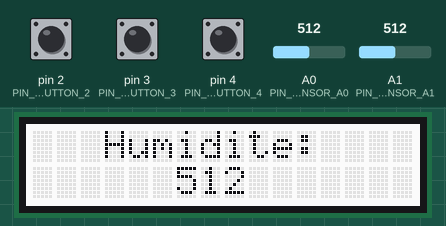
Bench run of a sketch on a simulated Arduino Uno, built with avr-gcc and run on an emulated ATmega328P. Parts: 16×2 character LCD. The inputs (shaded band) are chosen by the test bench; at power-on: A0 (PIN_TEMPERATURE_SENSOR_A0) = 512, A1 (PIN_WATER_SENSOR_A1) = 512, pin 2 (PIN_SIMPLE_BUTTON_2) LOW, pin 3 (PIN_SIMPLE_BUTTON_3) LOW, pin 4 (PIN_SIMPLE_BUTTON_4) LOW.

Above: at 1.2 s.
1.3 s: A0 (PIN_TEMPERATURE_SENSOR_A0) set to 716
At 2.8 s:
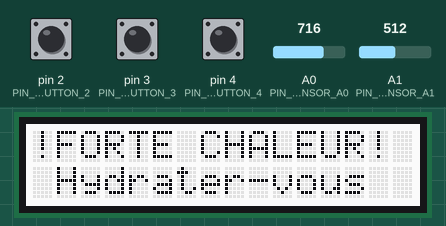
5.6 s: A1 (PIN_WATER_SENSOR_A1) set to 734
At 8.5 s:
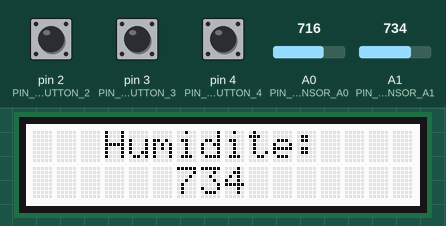
15.7 s: A1 (PIN_WATER_SENSOR_A1) set to 762
At 18.8 s:
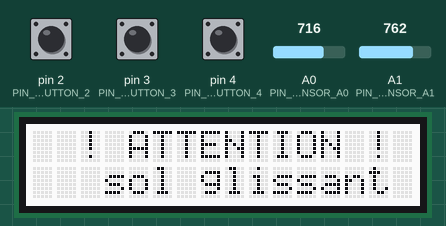
27.9 s: A0 (PIN_TEMPERATURE_SENSOR_A0) set to 760
At 29.6 s:
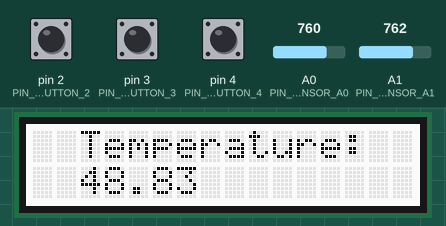
29.9 s: pin 2 (PIN_SIMPLE_BUTTON_2) pulled HIGH for 3.2 s
At 39.1 s:
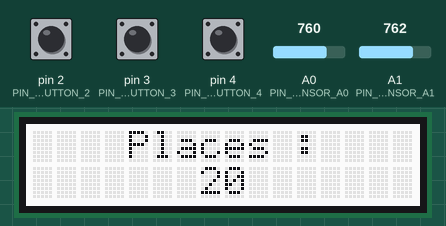
40.2 s: pin 3 (PIN_SIMPLE_BUTTON_3) pulled HIGH for 1 s
Timing chart, 0 to 43.2 s (numbered marks = the images above; inputs shaded):
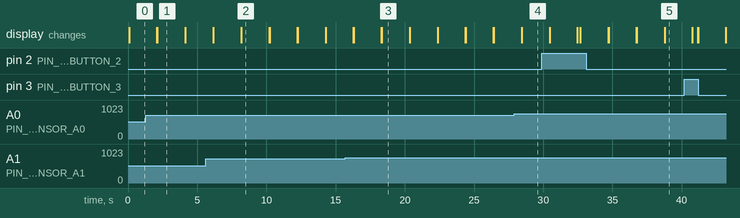

The sketch:

Programme_tramway__2_.ino
```cpp
/*
Interface: arduino
Nom du projet: tramway
Description: No-description
Toolbox: vittascience
Mode: blocks

Blocks: <xml xmlns="https://developers.google.com/blockly/xml"><variables><variable id="ZOyW%J5C@2f~PBp{zB_a">place</variable><variable id="]?S3!_8U;)D}E23:DWpu">etat_actuel</variable><variable id="Q10iESMo#du^^nnWn4z$">etat_precedent</variable><variable id="v-W8K3|ZUL.^_}yLC|)y">etat_actuel2</variable><variable id="ZV!970C284]SXaH|7aEU">etat_precedent2</variable><variable id="w}C:n8ZZNxaf@:;S#%fF">etat_actuel3</variable><variable id="WLg%DbdAgED(/BKjZ~]x">etat_precedent3</variable></variables><block type="on_start" id="zD8IN.FLgd6!PLeXXd`m" x="13" y="-338"><statement name="DO"><block type="variables_set" id="TZeD8#XVJH=C(W-C]0.o"><field name="VAR" id="ZOyW%J5C@2f~PBp{zB_a">place</field><value name="VALUE"><shadow type="math_number" id="whlHMOj2Ae7gbta(+!6X"><field name="NUM">21</field></shadow></value></block></statement></block><block type="forever" id="7sCZsCs?oGN/dW]sHlE-" x="13" y="-188"><statement name="DO"><block type="display_lcdRGBSetText" id="k#k[LWXYFUG2(1)fJu$6"><field name="ADDR">0x3e</field><field name="LINE">0</field><field name="POS">3</field><value name="TEXT"><shadow type="text" id="IBugp%1KH[H=lS;MU,n0"><field name="TEXT">Humidite:</field></shadow></value><next><block type="display_lcdRGBSetText" id=":uwFHIn#i70I_IS,0.,v"><field name="ADDR">0x3e</field><field name="LINE">1</field><field name="POS">6</field><value name="TEXT"><shadow type="text" id="?Iu8x]sE.3s-i[RL57}D"><field name="TEXT"></field></shadow><block type="sensors_getGroveWaterAmount" id="e%^dWZ4Jj$yz5]{BRS4~"><field name="PIN">A1</field></block></value><next><block type="io_wait" id="K1$*;.hJF-lf_pY8bb4k"><field name="UNIT">SEC</field><value name="TIME"><shadow type="math_number" id="b+w.a_F[*vYN^d3YPRA*"><field name="NUM">2</field></shadow></value><next><block type="display_lcdRGBClear" id="M/h5r@,tjZl+:$xK#]D!"><field name="ADDR">0x3e</field><next><block type="controls_if" id="QOVreJtM-d?.wF,V+MOY"><mutation elseif="1" else="1"></mutation><value name="IF0"><block type="logic_compare" id="MTQF28!_=(0JoLnQG5WE"><field name="OP">GT</field><value name="A"><block type="sensors_getGroveWaterAmount" id=":^`=zyBJJ2UH]Uz%rEUg"><field name="PIN">A1</field></block></value><value name="B"><shadow type="math_number" id="kDu}k~+f,,u1,s^8IJsl"><field name="NUM">750</field></shadow></value></block></value><statement name="DO0"><block type="display_lcdRGBSetText" id="*V#ZM1_C2wXr,Jx=wiy]"><field name="ADDR">0x3e</field><field name="LINE">0</field><field name="POS">2</field><value name="TEXT"><shadow type="text" id="A*nhaMny__y9NNz(y39h"><field name="TEXT">! ATTENTION !</field></shadow></value><next><block type="display_lcdRGBSetText" id="n;2JPoTq:l?PbGV{7KG~"><field name="ADDR">0x3e</field><field name="LINE">1</field><field name="POS">3</field><value name="TEXT"><shadow type="text" id="wA!ton)A]c=;egB|J#q/"><field name="TEXT">sol glissant</field></shadow></value></block></next></block></statement><value name="IF1"><block type="logic_compare" id="SBIcK?rp*?9ay-dFokV="><field name="OP">GT</field><value name="A"><block type="sensors_getGroveTemperature" id="Zx[[16^M-u_1fz^9]@`4"><field name="UNIT">CELSIUS</field><field name="PIN">A0</field></block></value><value name="B"><shadow type="math_number" id="ckv9!c6yda8VZMc?+i+K"><field name="NUM">30</field></shadow></value></block></value><statement name="DO1"><block type="display_lcdRGBSetText" id="j^]ITf^|/Z--bl;sfy;?"><field name="ADDR">0x3e</field><field name="LINE">0</field><field name="POS">0</field><value name="TEXT"><shadow type="text" id="wl0;wE%,uIL1c[pqW7)n"><field name="TEXT">!FORTE CHALEUR!</field></shadow></value><next><block type="display_lcdRGBSetText" id="X#UOsbf1P^qN!9pxA`N$"><field name="ADDR">0x3e</field><field name="LINE">1</field><field name="POS">1</field><value name="TEXT"><shadow type="text" id="F)oG9lu$yXV]~jd?weI~"><field name="TEXT">Hydrater-vous</field></shadow></value></block></next></block></statement><statement name="ELSE"><block type="display_lcdRGBSetText" id="I#*`.0zwC:+*d.0{#JqP"><field name="ADDR">0x3e</field><field name="LINE">0</field><field name="POS">0</field><value name="TEXT"><shadow type="text" id="=)6s4{ixSTjf)E9rt6,!"><field name="TEXT">Bonne journée</field></shadow></value></block></statement><next><block type="io_wait" id="?HH!+UgMk}XOD7@O]%sQ"><field name="UNIT">SEC</field><value name="TIME"><shadow type="math_number" id="+)#x0;mru*JMN55u*F3O"><field name="NUM">2</field></shadow></value><next><block type="display_lcdRGBClear" id="s%+Ei-=Vk@xrDDq)xbeY"><field name="ADDR">0x3e</field><next><block type="display_lcdRGBSetText" id="h`DfHQq3v~`N/ZE05p5m"><field name="ADDR">0x3e</field><field name="LINE">0</field><field name="POS">2</field><value name="TEXT"><shadow type="text" id="$k[03hz|JqToaCXq943?"><field name="TEXT">Temperature:</field></shadow></value><next><block type="display_lcdRGBSetText" id="HH2Kh03ajk_h*%z$OG%w"><field name="ADDR">0x3e</field><field name="LINE">1</field><field name="POS">2</field><value name="TEXT"><shadow type="text" id="$8K#S.r,vZ%HJcI}?K|B"><field name="TEXT"></field></shadow><block type="sensors_getGroveTemperature" id="h9)vta%QQ|NAGc:l.IZb"><field name="UNIT">CELSIUS</field><field name="PIN">A0</field></block></value><next><block type="io_wait" id="?=0Ae$|PIx:`=E@_]Vtw"><field name="UNIT">SEC</field><value name="TIME"><shadow type="math_number" id="Bn`V(`Tl`ne[dEk-5(u?"><field name="NUM">2</field></shadow></value><next><block type="display_lcdRGBClear" id="*9tkJGH[G@/`HCJRzSB`"><field name="ADDR">0x3e</field><next><block type="display_lcdRGBSetText" id="YH$8/Hdfk!|mXcNAD/lz"><field name="ADDR">0x3e</field><field name="LINE">0</field><field name="POS">4</field><value name="TEXT"><shadow type="text" id="%3)t]lShyK!:p;-j7OP/"><field name="TEXT">Places : </field></shadow></value><next><block type="display_lcdRGBSetText" id="^5|y~A)1]ZoJqI3FP@oc"><field name="ADDR">0x3e</field><field name="LINE">1</field><field name="POS">7</field><value name="TEXT"><block type="variables_get" id="?|j@vjK@5m-eR1;/vut~"><field name="VAR" id="ZOyW%J5C@2f~PBp{zB_a">place</field></block></value><next><block type="io_wait" id=":S8s`K6@w~?}zg#{`d*0"><field name="UNIT">SEC</field><value name="TIME"><shadow type="math_number" id="fr-1875)#n8Q(]LU~jdF"><field name="NUM">2</field></shadow></value><next><block type="display_lcdRGBClear" id="iW({vzpK]9v[8{y,1reF"><field name="ADDR">0x3e</field><next><block type="variables_set" id="bPRuTZ[sQ(h2FK?M^_}0"><field name="VAR" id="]?S3!_8U;)D}E23:DWpu">etat_actuel</field><value name="VALUE"><shadow type="math_number" id="yQwp*.7IQ|A,(R-){U}6"><field name="NUM">0</field></shadow><block type="io_getGroveButton" id="v8)cyS{KoSk5$R@3x,ZU"><field name="PIN">2</field></block></value><next><block type="controls_if" id="N@6~k[xtGx@}c{Rno+V#"><mutation elseif="1"></mutation><value name="IF0"><block type="logic_operation" id=";rqlhQ8fSD*Kb!F:V2A]"><field name="OP">AND</field><value name="A"><block type="logic_compare" id="nFs5o[Ic@SyM:o)iBV$?"><field name="OP">EQ</field><value name="A"><block type="variables_get" id="|RTd~JJLElHRL8#s/Ns#"><field name="VAR" id="]?S3!_8U;)D}E23:DWpu">etat_actuel</field></block></value><value name="B"><shadow type="math_number" id="RIpp9pT(L}C[q:P=:_a4"><field name="NUM">1</field></shadow></value></block></value><value name="B"><block type="logic_compare" id="Qd+./$l6-Z6Cicak]68n"><field name="OP">EQ</field><value name="A"><block type="variables_get" id="W]^2q-wY[3Q%@1(V`x%P"><field name="VAR" id="Q10iESMo#du^^nnWn4z$">etat_precedent</field></block></value><value name="B"><shadow type="math_number" id=",2aX$_)k3z%iHTO[*dHz"><field name="NUM">0</field></shadow></value></block></value></block></value><statement name="DO0"><block type="variables_increment" id="Z^9UtIRKlipf6,9vlF=I"><field name="VAR" id="ZOyW%J5C@2f~PBp{zB_a">place</field><value name="DELTA"><shadow type="math_number" id="K8]`_u6/cW[8TOZF1Era"><field name="NUM">-1</field></shadow></value><next><block type="io_wait" id="qK[_ya`?A5`$_hiCTOLw"><field name="UNIT">MILLI</field><value name="TIME"><shadow type="math_number" id="B:o%pPuBX0@s7rKS5)k+"><field name="NUM">200</field></shadow></value></block></next></block></statement><value name="IF1"><block type="logic_operation" id="R}iPcfvwt~L|$aQI!q]P"><field name="OP">AND</field><value name="A"><block type="logic_compare" id="$/(9D+ORre87se#G1W+u"><field name="OP">EQ</field><value name="A"><block type="variables_get" id="P/L#V]aPENwHp~br#_vW"><field name="VAR" id="]?S3!_8U;)D}E23:DWpu">etat_actuel</field></block></value><value name="B"><shadow type="math_number" id="I@A6~qHV9K?5]]t$IiXI"><field name="NUM">0</field></shadow></value></block></value><value name="B"><block type="logic_compare" id="B9U+c}mx;Bk(l%ZB?])G"><field name="OP">EQ</field><value name="A"><block type="variables_get" id="k7d7^*LG.kr|u=U2o0R1"><field name="VAR" id="Q10iESMo#du^^nnWn4z$">etat_precedent</field></block></value><value name="B"><shadow type="math_number" id="_U*L~j9|E{C,.BGB2*rS"><field name="NUM">1</field></shadow></value></block></value></block></value><statement name="DO1"><block type="variables_increment" id="R2{J}(Wwk-.#K85xVFMp"><field name="VAR" id="ZOyW%J5C@2f~PBp{zB_a">place</field><value name="DELTA"><block type="math_number" id="3;R.wO,t5dNtlz8Gk/D3"><field name="NUM">1</field></block></value><next><block type="io_wait" id="UO{;Ux(jOXqS?jJ|5^q8"><field name="UNIT">MILLI</field><value name="TIME"><shadow type="math_number" id="*[x~flD2#lGo/:je,k:m"><field name="NUM">200</field></shadow></value></block></next></block></statement><next><block type="variables_set" id="([2ogRX)oul2UwwATrzl"><field name="VAR" id="Q10iESMo#du^^nnWn4z$">etat_precedent</field><value name="VALUE"><shadow type="math_number" id="wUF6TJ^x:ADz=3Q]9XRZ"><field name="NUM">0</field></shadow><block type="variables_get" id="%`b340480bq2c(ao$^$W"><field name="VAR" id="]?S3!_8U;)D}E23:DWpu">etat_actuel</field></block></value><next><block type="variables_set" id="*c.b(nS%M;w_!1,yHnoF"><field name="VAR" id="v-W8K3|ZUL.^_}yLC|)y">etat_actuel2</field><value name="VALUE"><shadow type="math_number"><field name="NUM">0</field></shadow><block type="io_getGroveButton" id="$~-nwmtk1Md24UkCZeA8"><field name="PIN">4</field></block></value><next><block type="controls_if" id="?@yozPM!FYweqNPXH{Af"><mutation elseif="1"></mutation><value name="IF0"><block type="logic_operation" id="0dSEGbmE9!z7/W6e6bWV"><field name="OP">AND</field><value name="A"><block type="logic_compare" id="jvJ=Ki$*G1xj=k2Gd/^6"><field name="OP">EQ</field><value name="A"><block type="variables_get" id="F5,5Y|[g8r|QC4#P!=9e"><field name="VAR" id="v-W8K3|ZUL.^_}yLC|)y">etat_actuel2</field></block></value><value name="B"><shadow type="math_number" id="Rz+yGJFd0II-ClSXk%RO"><field name="NUM">1</field></shadow></value></block></value><value name="B"><block type="logic_compare" id="GH7j=J5;x7ZT:qZYlcIU"><field name="OP">EQ</field><value name="A"><block type="variables_get" id="E(xs02k5Nn^;h*x_#KLd"><field name="VAR" id="ZV!970C284]SXaH|7aEU">etat_precedent2</field></block></value><value name="B"><shadow type="math_number" id=";[=+-AjoM:j11U}l`aZb"><field name="NUM">0</field></shadow></value></block></value></block></value><statement name="DO0"><block type="variables_increment" id="-)4B[hTk-aFt)Eu]Y)`T"><field name="VAR" id="ZOyW%J5C@2f~PBp{zB_a">place</field><value name="DELTA"><shadow type="math_number" id="VmAh_$Rdnt`br**gkM*_"><field name="NUM">-1</field></shadow></value><next><block type="io_wait" id="v@kwyFVj/@t.:i14/.`L"><field name="UNIT">MILLI</field><value name="TIME"><shadow type="math_number" id="n)}m691R:z|0tw#)NC;Y"><field name="NUM">200</field></shadow></value></block></next></block></statement><value name="IF1"><block type="logic_operation" id="p-EB6J)k./OeUBrlUKNd"><field name="OP">AND</field><value name="A"><block type="logic_compare" id="NtTWxny^CLnf*^14xPu`"><field name="OP">EQ</field><value name="A"><block type="variables_get" id="FbOo^oYtFx/#UG7YA@!F"><field name="VAR" id="v-W8K3|ZUL.^_}yLC|)y">etat_actuel2</field></block></value><value name="B"><shadow type="math_number" id="|o.6dcUs!AQU(U;_8Y0@"><field name="NUM">0</field></shadow></value></block></value><value name="B"><block type="logic_compare" id=":@X~3A4V1BU?Vq,.y5Ma"><field name="OP">EQ</field><value name="A"><block type="variables_get" id="Ca8slYiS6wR6v5+hnBa~"><field name="VAR" id="ZV!970C284]SXaH|7aEU">etat_precedent2</field></block></value><value name="B"><shadow type="math_number" id="ow=R(xeNg9!WOGc!$Z*R"><field name="NUM">1</field></shadow></value></block></value></block></value><statement name="DO1"><block type="variables_increment" id="(S8j2QFzlvUu.#rZqCYj"><field name="VAR" id="ZOyW%J5C@2f~PBp{zB_a">place</field><value name="DELTA"><block type="math_number" id="h}wqlU0yis*uCSGl$~zf"><field name="NUM">1</field></block></value><next><block type="io_wait" id="OmEJS%e$j!I()=8:pYsQ"><field name="UNIT">MILLI</field><value name="TIME"><shadow type="math_number" id="/[LjLdhF8-K+,eR+(zlI"><field name="NUM">200</field></shadow></value></block></next></block></statement><next><block type="variables_set" id="Z~/hvho(J_x7r!++eqA|"><field name="VAR" id="ZV!970C284]SXaH|7aEU">etat_precedent2</field><value name="VALUE"><shadow type="math_number"><field name="NUM">0</field></shadow><block type="variables_get" id="50W.;13;1Jba=ky;QCXQ"><field name="VAR" id="v-W8K3|ZUL.^_}yLC|)y">etat_actuel2</field></block></value><next><block type="variables_set" id="DjHJJ.4Ao$Xy{I=J2;Um"><field name="VAR" id="w}C:n8ZZNxaf@:;S#%fF">etat_actuel3</field><value name="VALUE"><shadow type="math_number"><field name="NUM">0</field></shadow><block type="io_getGroveButton" id="n`#ZW-W6j=RYS(9E+K,{"><field name="PIN">3</field></block></value><next><block type="controls_if" id="Ok!p93+fApn}N=%Q@r/U"><mutation elseif="1"></mutation><value name="IF0"><block type="logic_operation" id="rrl6}0ZzbyCS4zH^4`8k"><field name="OP">AND</field><value name="A"><block type="logic_compare" id="@f{.Fn55R3p/^J,kCkzp"><field name="OP">EQ</field><value name="A"><block type="variables_get" id="J5fd,ngWk:]UxO@/{G/A"><field name="VAR" id="w}C:n8ZZNxaf@:;S#%fF">etat_actuel3</field></block></value><value name="B"><shadow type="math_number" id=".c)~18Z0|~8LRzIQ/2vB"><field name="NUM">1</field></shadow></value></block></value><value name="B"><block type="logic_compare" id="tZIhJAYI;U^Fizl,3p$z"><field name="OP">EQ</field><value name="A"><block type="variables_get" id="P6nq|*-.LJ$_dM.ODuV9"><field name="VAR" id="WLg%DbdAgED(/BKjZ~]x">etat_precedent3</field></block></value><value name="B"><shadow type="math_number" id="BID^lUh$MQA0s]j:3-^3"><field name="NUM">0</field></shadow></value></block></value></block></value><statement name="DO0"><block type="variables_increment" id="`~MrOb9FYyil7JxpUA[5"><field name="VAR" id="ZOyW%J5C@2f~PBp{zB_a">place</field><value name="DELTA"><shadow type="math_number" id="ZnxCPCFSSt[ffkAp14{h"><field name="NUM">-1</field></shadow></value><next><block type="io_wait" id="8+E?Y641Fwvnvh7)K{Hj"><field name="UNIT">MILLI</field><value name="TIME"><shadow type="math_number" id="dw$oVYWlVqPf3!2OYdkm"><field name="NUM">200</field></shadow></value></block></next></block></statement><value name="IF1"><block type="logic_operation" id="2*2E)emeHj?`9Cdfg?,."><field name="OP">AND</field><value name="A"><block type="logic_compare" id="+Y7Fk%62!.uJ~?00YnKC"><field name="OP">EQ</field><value name="A"><block type="variables_get" id="F}t/rWCM=;_SU(Xv*J38"><field name="VAR" id="w}C:n8ZZNxaf@:;S#%fF">etat_actuel3</field></block></value><value name="B"><shadow type="math_number" id="8(/)NtArrTtJRsqb/[?O"><field name="NUM">0</field></shadow></value></block></value><value name="B"><block type="logic_compare" id="R6i,U9TFdOr8_2fl,xp)"><field name="OP">EQ</field><value name="A"><block type="variables_get" id="qsomEB4My1Czqi5(;*P`"><field name="VAR" id="WLg%DbdAgED(/BKjZ~]x">etat_precedent3</field></block></value><value name="B"><shadow type="math_number" id="uIF)$~XT2Mx|5u6UsFw;"><field name="NUM">1</field></shadow></value></block></value></block></value><statement name="DO1"><block type="variables_increment" id="4chlO1{j9:NhUma]v#BC"><field name="VAR" id="ZOyW%J5C@2f~PBp{zB_a">place</field><value name="DELTA"><block type="math_number" id="zGL{74#[_HVm@Xax%r3q"><field name="NUM">1</field></block></value><next><block type="io_wait" id="Khi?G3hn*_N!Tc{w!3Il"><field name="UNIT">MILLI</field><value name="TIME"><shadow type="math_number" id="!q7FA6q%cbAM2[PH]v7T"><field name="NUM">200</field></shadow></value></block></next></block></statement><next><block type="variables_set" id="H|}0Vo_rxj8[s2mUJOwD"><field name="VAR" id="WLg%DbdAgED(/BKjZ~]x">etat_precedent3</field><value name="VALUE"><shadow type="math_number"><field name="NUM">0</field></shadow><block type="variables_get" id="@erfbh`!1WHm2uc;l4lN"><field name="VAR" id="w}C:n8ZZNxaf@:;S#%fF">etat_actuel3</field></block></value></block></next></block></next></block></next></block></next></block></next></block></next></block></next></block></next></block></next></block></next></block></next></block></next></block></next></block></next></block></next></block></next></block></next></block></next></block></next></block></next></block></next></block></next></block></next></block></statement></block><block type="forever" id="z!d1|RC+j%*@0_a.frD|" x="58" y="1039"></block></xml>

Projet généré par Vittascience.
Ce fichier contient le code textuel ainsi que le code blocs. Il peut être importé de nouveau
sur l'interface http://vittascience.com/arduino

*/

#include <Wire.h>
#include <rgb_lcd.h>

#define PIN_WATER_SENSOR_A1  A1
#define PIN_TEMPERATURE_SENSOR_A0  A0
#define PIN_SIMPLE_BUTTON_2  2
#define PIN_SIMPLE_BUTTON_4  4
#define PIN_SIMPLE_BUTTON_3  3

rgb_lcd lcdRgb;

int place;
boolean etat_actuel;
boolean etat_precedent;
boolean etat_actuel2;
boolean etat_precedent2;
boolean etat_actuel3;
boolean etat_precedent3;

uint16_t getAnalogMean(uint8_t pin, long n) {
  int sum = 0;
  for (int i = 0; i < n; i++) {
    sum += analogRead(pin);
    delay(1);
  }
  return sum / n;
}

float getGroveTemperature(uint8_t pin, uint8_t unit) {
  float R = 1023.0/getAnalogMean(pin, 5) - 1;
  float t = 1/(log(R)/4275+1/298.15) - 273.15; // celsius
  switch (unit) {
    case 1: // fahrenheit
      t = t * 9/5 + 32;
      break;
    case 2: // kelvin
      t += 273.15;
      break;
  }
  return t;
}


void setup() {
  lcdRgb.begin(16, 2);
  pinMode(PIN_WATER_SENSOR_A1, INPUT);
  pinMode(PIN_TEMPERATURE_SENSOR_A0, INPUT);
  pinMode(PIN_SIMPLE_BUTTON_2, INPUT);
  pinMode(PIN_SIMPLE_BUTTON_4, INPUT);
  pinMode(PIN_SIMPLE_BUTTON_3, INPUT);
  place = 21;
}

void loop() {
  lcdRgb.setCursor(3, 0);
  lcdRgb.print(String("Humidite:"));
  lcdRgb.setCursor(6, 1);
  lcdRgb.print(String(getAnalogMean(PIN_WATER_SENSOR_A1, 5)));
  delay(1000*2);
  lcdRgb.clear();
  if (getAnalogMean(PIN_WATER_SENSOR_A1, 5) > 750) {
    lcdRgb.setCursor(2, 0);
    lcdRgb.print(String("! ATTENTION !"));
    lcdRgb.setCursor(3, 1);
    lcdRgb.print(String("sol glissant"));
  } else if (getGroveTemperature(PIN_TEMPERATURE_SENSOR_A0, 0) > 30) {
    lcdRgb.setCursor(0, 0);
    lcdRgb.print(String("!FORTE CHALEUR!"));
    lcdRgb.setCursor(1, 1);
    lcdRgb.print(String("Hydrater-vous"));
  } else {
    lcdRgb.setCursor(0, 0);
    lcdRgb.print(String("Bonne journée"));
  }
  delay(1000*2);
  lcdRgb.clear();
  lcdRgb.setCursor(2, 0);
  lcdRgb.print(String("Temperature:"));
  lcdRgb.setCursor(2, 1);
  lcdRgb.print(String(getGroveTemperature(PIN_TEMPERATURE_SENSOR_A0, 0)));
  delay(1000*2);
  lcdRgb.clear();
  lcdRgb.setCursor(4, 0);
  lcdRgb.print(String("Places : "));
  lcdRgb.setCursor(7, 1);
  lcdRgb.print(String(place));
  delay(1000*2);
  lcdRgb.clear();
  etat_actuel = digitalRead(PIN_SIMPLE_BUTTON_2);
  if (etat_actuel == 1 && etat_precedent == 0) {
    place += -1;
    delay(200);
  } else if (etat_actuel == 0 && etat_precedent == 1) {
    place += 1;
    delay(200);
  }
  etat_precedent = etat_actuel;
  etat_actuel2 = digitalRead(PIN_SIMPLE_BUTTON_4);
  if (etat_actuel2 == 1 && etat_precedent2 == 0) {
    place += -1;
    delay(200);
  } else if (etat_actuel2 == 0 && etat_precedent2 == 1) {
    place += 1;
    delay(200);
  }
  etat_precedent2 = etat_actuel2;
  etat_actuel3 = digitalRead(PIN_SIMPLE_BUTTON_3);
  if (etat_actuel3 == 1 && etat_precedent3 == 0) {
    place += -1;
    delay(200);
  } else if (etat_actuel3 == 0 && etat_precedent3 == 1) {
    place += 1;
    delay(200);
  }
  etat_precedent3 = etat_actuel3;
}
```

Measured:
- the behaviour switches between 750 and 751 on A1 (PIN_WATER_SENSOR_A1) (found by bisection; images 2 and 3)
- after the input at 1.3 s, the display: first differs from a run without the input after 0.82 s (image 1)
- what the display in image 1 shows lasts 2.0 s, from 2.1 s to 4.1 s
